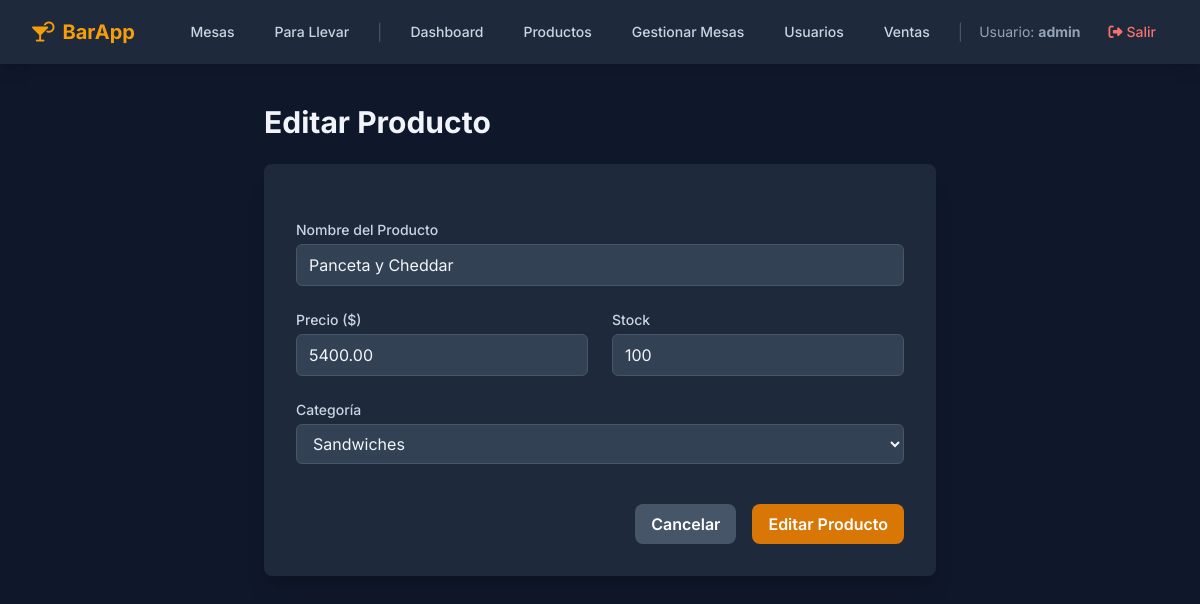
The page /admin/products/edit/4 (signed in) on the database as committed earlier.
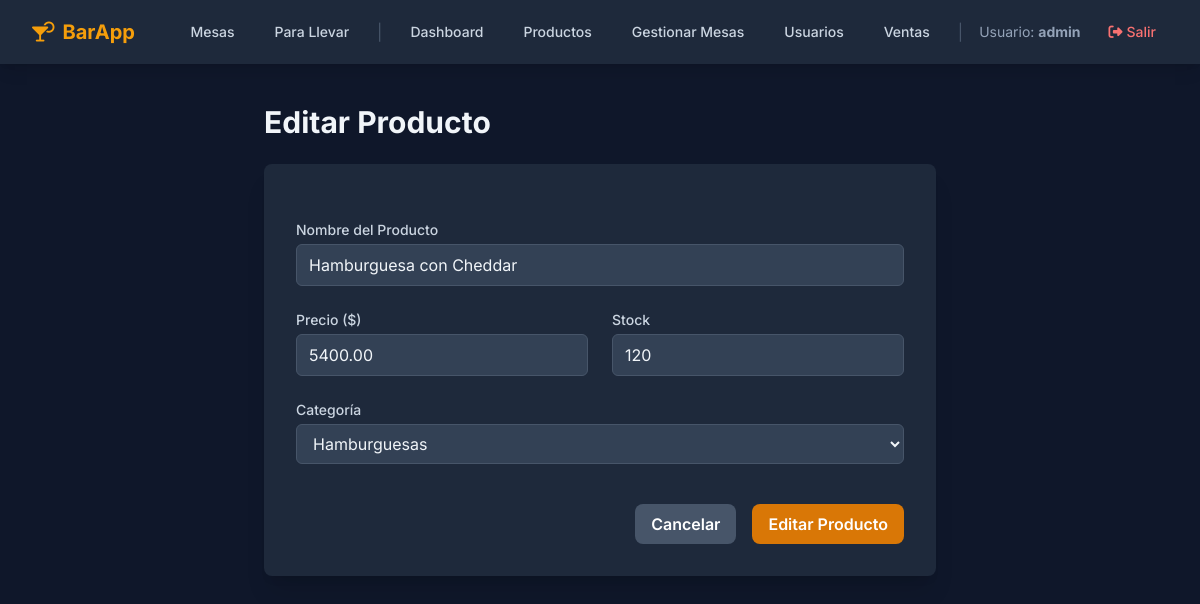
The same page on the database as committed later.
### app/models.py (models this page shows)
class Product(db.Model):
    id = db.Column(db.Integer, primary_key=True)
    name = db.Column(db.String(100), unique=True, nullable=False)
    price = db.Column(db.Float, nullable=False)
    type = db.Column(db.String(50), nullable=False)
    stock = db.Column(db.Integer, default=0)

### app/admin.py (the view, shortened to what this page needs)
@admin_bp.route('/products/edit/<int:product_id>', methods=['GET', 'POST'])
@admin_required
def edit_product(product_id):
    product = Product.query.get_or_404(product_id)
    distinct_categories = get_distinct_categories()
    return render_template('admin/product_form.html', action="Editar", product=product, title=f"Editar {product.name}", categories=distinct_categories)

### app/admin.py (called while the page is built)
def get_distinct_categories():
    db_categories_query = db.session.query(Product.type).distinct().order_by(Product.type).all()
    db_categories = [category[0] for category in db_categories_query if category[0]]
    return sorted(list(set(db_categories)))

### app/utils.py (called while the page is built)
def admin_required(f):
    @wraps(f)
    def decorated_function(*args, **kwargs):
        if not current_user.is_authenticated or current_user.role != 'admin':
            flash("No tienes permiso para acceder a esta página. Se requiere rol de administrador.", "danger")
            return redirect(url_for('auth.login'))
        return f(*args, **kwargs)
    return decorated_function

### app/templates/admin/product_form.html (shortened to what this page needs)
{% extends "layout.html" %}
{% block content %}
<div class="max-w-2xl mx-auto">
    <h1 class="text-3xl font-bold text-slate-100 mb-6">{{ action }} Producto</h1>
    <div class="bg-slate-800 p-8 rounded-lg shadow-xl">
        <form method="POST" action="{{ url_for(request.endpoint, product_id=product.id) if product else url_for(request.endpoint) }}" id="productForm" class="space-y-6">
            <div>
                <label for="name" class="block text-sm font-medium text-slate-300">Nombre del Producto</label>
                <input type="text" name="name" id="name" value="{{ product.name or '' }}" required
                       class="mt-1 block w-full px-3 py-2 bg-slate-700 border border-slate-600 rounded-md text-slate-100 focus:ring-2 focus:ring-amber-500 transition" placeholder="Ej: Milanesa Napolitana">
            </div>
            <div class="grid grid-cols-1 md:grid-cols-2 gap-6">
                <div>
                    <label for="price" class="block text-sm font-medium text-slate-300">Precio ($)</label>
                    <input type="text" inputmode="decimal" name="price" id="price" value="{{ '%.2f'|format(product.price) if product else '' }}" required
                           class="mt-1 block w-full px-3 py-2 bg-slate-700 border border-slate-600 rounded-md text-slate-100 focus:ring-2 focus:ring-amber-500 transition" placeholder="Ej: 5500.00">
                </div>
                <div>
                    <label for="stock" class="block text-sm font-medium text-slate-300">Stock</label>
                    <input type="number" inputmode="numeric" name="stock" id="stock" min="0" value="{{ product.stock if product is not none else '0' }}" required
                           class="mt-1 block w-full px-3 py-2 bg-slate-700 border border-slate-600 rounded-md text-slate-100 focus:ring-2 focus:ring-amber-500 transition" placeholder="Ej: 50">
                </div>
            </div>
            <div>
                <label for="type" class="block text-sm font-medium text-slate-300">Categoría</label>
                <select name="type" id="type" required
                        class="mt-1 block w-full px-3 py-2 bg-slate-700 border border-slate-600 rounded-md text-slate-100 focus:ring-2 focus:ring-amber-500 transition">
                    {% for category_option in categories %}
                        <option value="{{ category_option }}" {% if product and product.type == category_option %}selected{% endif %}>{{ category_option }}</option>
                    {% endfor %}
                </select>
            </div>
            <div class="flex justify-end space-x-4 pt-4">
                <a href="{{ url_for('admin.products') }}" class="px-4 py-2 rounded-lg font-semibold bg-slate-600 hover:bg-slate-500 transition-colors text-white">Cancelar</a>
                <button type="submit" class="px-4 py-2 rounded-lg font-semibold bg-amber-600 hover:bg-amber-700 transition-colors text-white">{{ action }} Producto</button>
            </div>
        </form>
    </div>
</div>
{% endblock %}

Rows that differ between the two databases and show on the page:
changed Product: name "Panceta y Cheddar" → "Hamburguesa con Cheddar"; stock "100" → "120"; type "Sandwiches" → "Hamburguesas"
